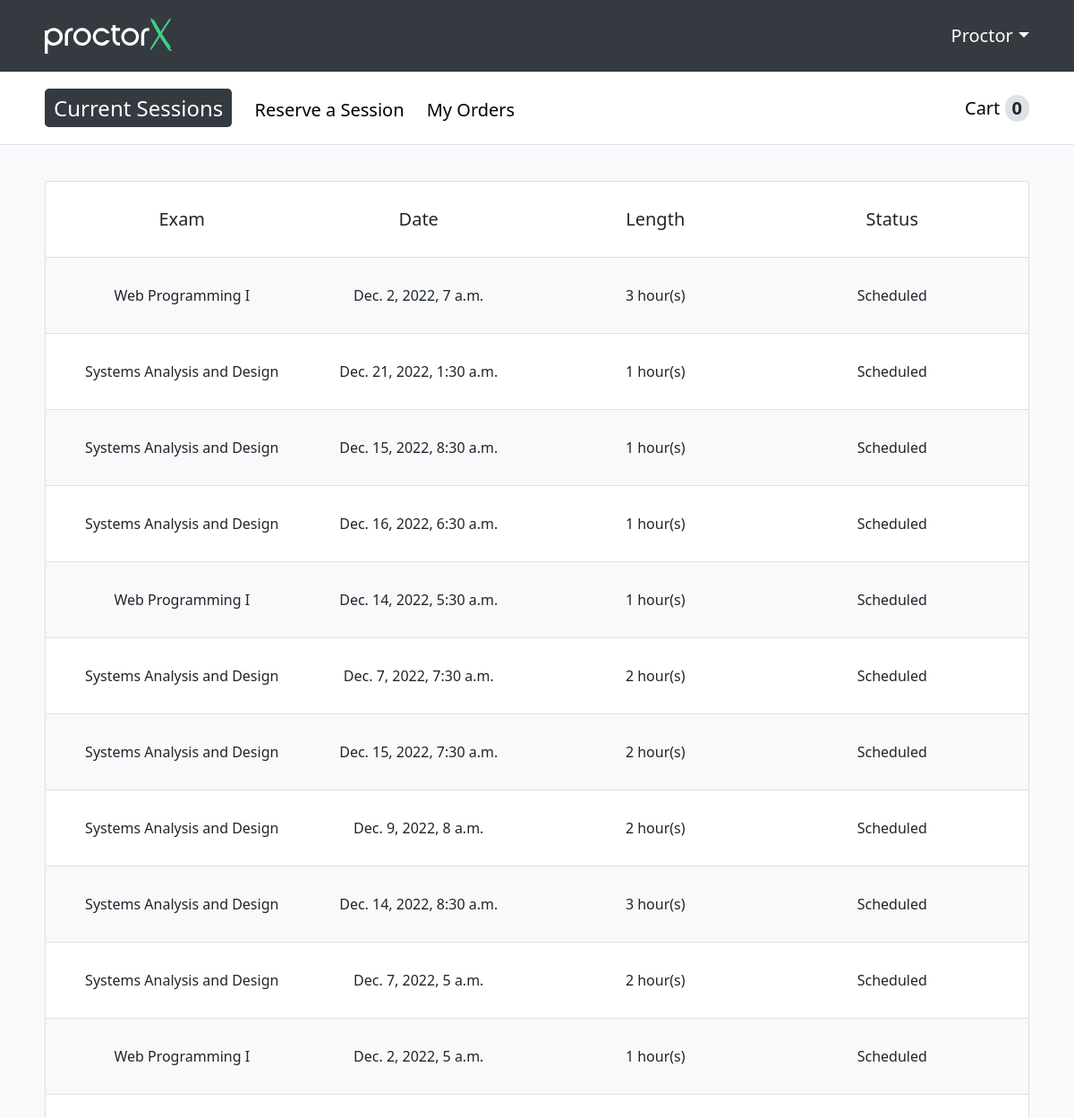
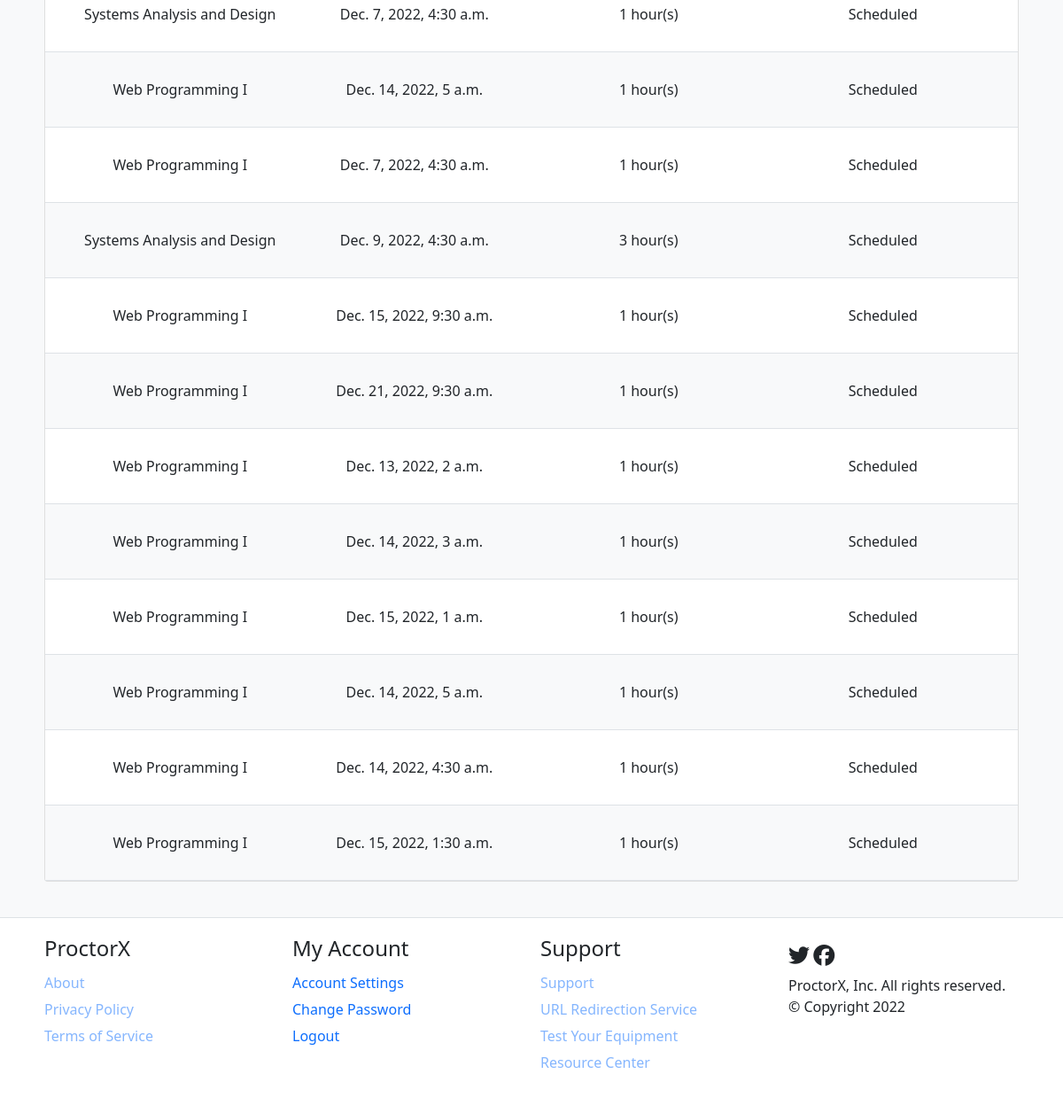
Screenshot of /student/session (signed in) with the database file from the repository (2 pictures, top to bottom).
### proctorx/models.py (models this page shows)
class Student(AbstractUser, PermissionsMixin):
    first_name = models.CharField(max_length=30)
    last_name = models.CharField(max_length=30)
    email = models.CharField(max_length=50, unique=True)
    country = models.CharField(max_length=30, blank=True, null=True)
    city = models.CharField(max_length=30, blank=True, null=True)
    state = models.CharField(max_length=30, blank=True, null=True)
    time_zone = models.CharField(max_length=30, blank=True, null=True)
    postal_code = models.CharField(max_length=10, blank=True, null=True)
    phone_number = models.CharField(max_length=20, blank=True, null=True)
    street_address = models.CharField(max_length=50, blank=True, null=True)
    is_staff = models.BooleanField(default=False)
    is_active = models.BooleanField(default=False)
    username = None
    USERNAME_FIELD = 'email'
    REQUIRED_FIELDS = ['first_name']
    objects = CustomAccountManager()
    def __str__(self):
        return self.first_name

class Session(models.Model):
    session_status = (
    ('scheduled', 'scheduled'),
    ('completed', 'completed'),
    ('cancelled', 'cancelled'),
    )
    payment_status = (
    ('paid', 'paid'),
    ('pending', 'pending'),
    ('rejected', 'rejected'),
    )
    student = models.ForeignKey(Student, on_delete=models.CASCADE)
    exam_date_time = models.DateTimeField(default=datetime.datetime.now())
    university = models.CharField(max_length=50)
    exam_name = models.CharField(max_length=50)
    exam_length = models.IntegerField(choices=((1,1),(2,2),(3,3)), db_column = 'exam length (hrs)', default=1)
    session_status = models.CharField(choices=session_status, max_length=20)
    date_purchased = models.DateField(null=True, blank=True)
    cost = models.DecimalField(decimal_places=2, max_digits= 9)
    payment_status = models.CharField(choices=payment_status, max_length=20)
    order = models.ForeignKey(Order, on_delete=models.CASCADE, null=True)

### proctorx/views.py (the view)
# urls.py: path('student/session', views.session),
@ login_required(login_url='/login')
def session(request):
    current_reservations = Session.objects.filter(
        student_id=request.user.id).filter(session_status='Scheduled')
    cart_items_number = get_cart_items_number(request.user)
    if len(current_reservations) > 0:
        context = {'current_reservations': current_reservations,
                   'cart_items_number': cart_items_number}
    else:
        context = {'cart_items_number': cart_items_number}
    return render(request, 'session.html', context)

### proctorx/functions.py (called while the page is built)
def get_cart_items_number(user):
    result = len(Session.objects.filter(student_id = user.id).filter(session_status = 'Cart'))
    return result

### proctorx/templates/session.html (shortened to what this page needs)
{% extends 'student_template.html' %}
{% block content %}
<div class="session-container">
    <div class="session-headings">
        <h5 class="heading-large">Exam</h5>
        <h5 class="heading-large">Date</h5>
        <h5>Length</h5>
        <h5>Status</h5>
    </div>
    {% if current_reservations %}
    {% for session in current_reservations %}
    <ul class="session-content">
        <li class="session-attribute fs-6">{{session.exam_name}}</li>
        <li class="session-attribute fs-6">{{session.exam_date_time}}</li>
        <li class="session-attribute fs-6">{{session.exam_length}} hour(s)</li>
        <li class="session-attribute fs-6">{{session.session_status}}</li>
    </ul>
    {% endfor %}
    {% else %}
    <div class="empy-sessions">
        <p>You currently don't have any scheduled sessions</p>
        <a class="fs-4" href="reservation">Reserve a new session</a>
    </div>
    {% endif %}
</div>
{% endblock %}

### proctorx/templates/student_template.html (shortened to what this page needs)
{% load static %}
<!DOCTYPE html>
<html lang="en">
<head>
    <link href="https://cdn.jsdelivr.net/npm/bootstrap@5.0.2/dist/css/bootstrap.min.css" rel="stylesheet"
>
    <link href="{% static 'fontawesome_free/css/all.min.css' %}" rel="stylesheet" type="text/css">
    <link rel="stylesheet" type="text/css" href={% static '/css/styles.css' %}>
</head>
<body>
    <header>
        <div class="header-wrapper scale-down">
            <div class="logo">
                <a href="session">
                    <img class="brand-img" alt="ProctorX Logo" src="{% static '/img/proctorX-white.svg' %}">
                </a>
            </div>
            <div class="user-settings fs-5">
                {{ request.user }}
            </div>
        </div>
    </header>
    <div class="student-options-panel-wrapper">
        <div class="student-options-panel scale-down fs-5">
            <div class="student-links">
                <a class="session" href="session">Current Sessions</a>
                <a class="reserve" href="reservation">Reserve a Session</a>
                <a class="my-orders" href="order">My Orders</a>
            </div>
            <div class="student-cart-balance">
                <a class="cart" href="cart">Cart</a>
                <span class="student-cart-count">{{ cart_items_number }}</span>
            </div>
        </div>
    </div>
    <div class="main-wrapper">
        <main class="scale-down">
            {% block content %}
            {% endblock %}
        </main>
    </div>
    <div class="footer-wrapper">
        <footer class="scale-down">
            <div class="footer-options">
                <h4>ProctorX</h4>
                <div class="footer-sub-options fs-5">
                    <div><a class="no-redirection fs-6">About</a></div>
                    <div><a class="no-redirection fs-6">Privacy Policy</a></div>
                    <div><a class="no-redirection fs-6">Terms of Service</a></div>
                </div>
            </div>
            <div class="footer-options">
                <h4>My Account</h4>
                <div class="footer-sub-options fs-5">
                    <div><a class="fs-6" href="/student/settings">Account Settings</a></div>
                    <div><a class="fs-6" href="/student/settings#change-password">Change Password</a></div>
                    <div><a class="fs-6" href="/logout">Logout</a></div>
                </div>
            </div>
            <div class="footer-options">
                <h4>Support</h4>
                <div class="footer-sub-options fs-5">
                    <div><a class="no-redirection fs-6">Support</a></div>
                    <div><a class="no-redirection fs-6">URL Redirection Service</a></div>
                    <div><a class="no-redirection fs-6">Test Your Equipment</a></div>
                    <div><a class="no-redirection fs-6">Resource Center</a></div>
                </div>
            </div>
            <div class="footer-options">
                <div class="footer-icons">
                    <a><span class="fab fa-twitter fa-xl"></span></a>
                    <a><span class="fab fa-facebook fa-xl"></span></a>
                </div>
                <div class="footer-signature">
                    <p>ProctorX, Inc. All rights reserved.</p>
                    <p>© Copyright 2022</p>
                </div>
            </div>
        </footer>
    </div>
</body>
</html>

### proctorx/static/css/styles.css (style rules this page uses)
body { height: 100vh; margin: 0; background-color: #f8f9fa; }
.scale-down { width: 100%; max-width: 1140px; margin-left: auto; margin-right: auto; }
header { background-color: #343a40; border-bottom: 1px solid #dee2e6 !important; border-bottom-width: 1px; border-bottom-style: solid; border-bottom-color: rgb(222, 226, 230); }
.header-wrapper { background-color: #343a40 !important; display: grid; grid-template-columns: 25% 50% 25%; height: 80px; }
.brand-img { margin: 20px; height: 40px; }
.user-settings { grid-column: 3/4; }
.student-options-panel-wrapper { border-bottom: 1px solid #dee2e6 !important; border-bottom-width: 1px; border-bottom-style: solid; border-bottom-color: rgb(222, 226, 230); background-color: white; }
.student-options-panel { min-height: 80px; background-color: white; display: grid; grid-template-columns: 2fr 1fr; }
.student-links { align-self: center; padding-left: 20px; }
.student-links>a { margin-right: 20px; }
.student-link-selected { background-color: #343a40; border-radius: 0.3rem; padding: 5px 10px; font-size: 1.5rem; color: white !important; }
.student-options-panel a { text-decoration: none !important; color: black; align-self: center; }
.student-cart-balance { justify-self: right; align-self: center; margin-right: 20px; grid-column: 2/3; }
.student-cart-count { background-color: #dee2e6; border-radius: 10rem; padding-right: 0.6em; padding-left: 0.6em; text-align: center; display: inline-block; line-height: 1; padding: 0.25em 0.4em; font-weight: 600; }
.user-settings { color: white; justify-self: end; align-self: center; margin-right: 20px; }
.user-settings::after { display: inline-block; margin-left: 0.050em; vertical-align: 0.255em; content: ""; border-top: 0.3em solid; border-right: 0.3em solid transparent; border-bottom: 0; border-left: 0.3em solid transparent; }
.main-wrapper { background-color: #f8f9fa; min-height: calc(100vh - 465px); margin-top: 40px; margin-bottom: 40px; }
main { background-color: #f8f9fa; padding-right: 20px; padding-left: 20px; min-height: calc(100vh - 465px); }
.footer-wrapper { background-color: white; border-top: 1px solid #dee2e6 !important; border-top-width: 1px; border-top-style: solid; border-top-color: rgb(222, 226, 230); }
footer { padding-top: 20px; min-height: 220px; background-color: white; display: grid; grid-template-columns: repeat(4, 1fr); padding-left: 20px; }
.footer-options h4 { font-weight: 500; }
.footer-sub-options a { padding-bottom: 10px; text-decoration: none; }
.footer-options p { margin: 0px; }
.footer-signature { margin-top: 10px; }
.footer-icons { margin-top: 10px; }
.no-redirection { opacity: .5; }
.fa-twitter, .fa-facebook:hover { cursor: none; }
.session-container, .order-container { border: 1px solid rgba(0, 0, 0, .125); border-radius: 0.25rem; background-color: white; }
.session-content { display: grid; grid-template-columns: 25% 25% 25% 25%; padding: 30px 20px; border-bottom: 1px solid #dee2e6 !important; margin-bottom: 0px; }
.session-content li { display: inline; text-align: center; }
.session-content:nth-child(2n) { background-color: #f8f9fa; }
.session-headings { display: grid; grid-template-columns: 25% 25% 25% 25%; justify-items: center; padding: 30px 20px; border-bottom: 1px solid #dee2e6 !important; }
.session-headings h5 { font-weight: 400; margin-bottom: 0px; }
.heading-large { display: block; }

### rows the page displays
Student: user "Proctor"
Session: exam_name "Web Programming I", exam_date_time "Dec. 2, 2022, 7 a.m.", exam_length "3", session_status "Scheduled"
Session: exam_name "Systems Analysis and Design", exam_date_time "Dec. 21, 2022, 1:30 a.m.", exam_length "1", session_status "Scheduled"
Session: exam_name "Systems Analysis and Design", exam_date_time "Dec. 15, 2022, 8:30 a.m.", exam_length "1", session_status "Scheduled"
Session: exam_name "Systems Analysis and Design", exam_date_time "Dec. 16, 2022, 6:30 a.m.", exam_length "1", session_status "Scheduled"
Session: exam_name "Web Programming I", exam_date_time "Dec. 14, 2022, 5:30 a.m.", exam_length "1", session_status "Scheduled"
Session: exam_name "Systems Analysis and Design", exam_date_time "Dec. 7, 2022, 7:30 a.m.", exam_length "2", session_status "Scheduled"
Session: exam_name "Systems Analysis and Design", exam_date_time "Dec. 15, 2022, 7:30 a.m.", exam_length "2", session_status "Scheduled"
Session: exam_name "Systems Analysis and Design", exam_date_time "Dec. 9, 2022, 8 a.m.", exam_length "2", session_status "Scheduled"
Session: exam_name "Systems Analysis and Design", exam_date_time "Dec. 14, 2022, 8:30 a.m.", exam_length "3", session_status "Scheduled"
Session: exam_name "Systems Analysis and Design", exam_date_time "Dec. 7, 2022, 5 a.m.", exam_length "2", session_status "Scheduled"
Session: exam_name "Web Programming I", exam_date_time "Dec. 2, 2022, 5 a.m.", exam_length "1", session_status "Scheduled"
Session: exam_name "Systems Analysis and Design", exam_date_time "Dec. 7, 2022, 4:30 a.m.", exam_length "1", session_status "Scheduled"
Session: exam_name "Web Programming I", exam_date_time "Dec. 14, 2022, 5 a.m.", exam_length "1", session_status "Scheduled"
Session: exam_name "Web Programming I", exam_date_time "Dec. 7, 2022, 4:30 a.m.", exam_length "1", session_status "Scheduled"
Session: exam_name "Systems Analysis and Design", exam_date_time "Dec. 9, 2022, 4:30 a.m.", exam_length "3", session_status "Scheduled"
Session: exam_name "Web Programming I", exam_date_time "Dec. 15, 2022, 9:30 a.m.", exam_length "1", session_status "Scheduled"
Session: exam_name "Web Programming I", exam_date_time "Dec. 21, 2022, 9:30 a.m.", exam_length "1", session_status "Scheduled"
Session: exam_name "Web Programming I", exam_date_time "Dec. 13, 2022, 2 a.m.", exam_length "1", session_status "Scheduled"
Session: exam_name "Web Programming I", exam_date_time "Dec. 14, 2022, 3 a.m.", exam_length "1", session_status "Scheduled"
Session: exam_name "Web Programming I", exam_date_time "Dec. 15, 2022, 1 a.m.", exam_length "1", session_status "Scheduled"
Session: exam_name "Web Programming I", exam_date_time "Dec. 14, 2022, 5 a.m.", exam_length "1", session_status "Scheduled"
Session: exam_name "Web Programming I", exam_date_time "Dec. 14, 2022, 4:30 a.m.", exam_length "1", session_status "Scheduled"
Session: exam_name "Web Programming I", exam_date_time "Dec. 15, 2022, 1:30 a.m.", exam_length "1", session_status "Scheduled"

### other values shown
{{ cart_items_number }} "0"
